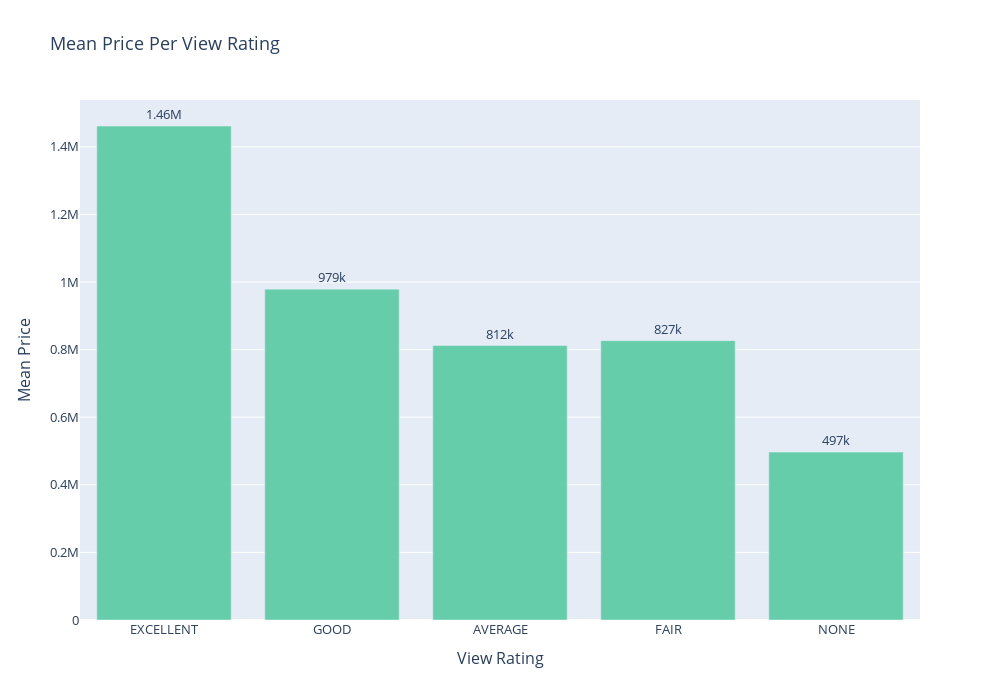

The code cell stored with this chart in its notebook:
### Code cell
#Grouping each view level by mean price
price_x_view = kc_house_df.groupby('view')['price'].mean()

#Making a this series in a DataFrame and sorting by price
price_x_view = pd.DataFrame(price_x_view).sort_values(by = 'price')

#Renaming for clarity
price_x_view = price_x_view.rename(columns = {'price': 'Mean Price'})
price_x_view = price_x_view.rename_axis('View Rating')

#Graphing this relationship using a bar graph where x is the view rating and y is the mean price
fig = px.bar(price_x_view, price_x_view.index, 'Mean Price', text = 'Mean Price', 
             title='Mean Price Per View Rating', width=1000, height = 700)

fig.update_traces(texttemplate='%{text:.3s}', textposition='outside', marker_color='mediumaquamarine')

fig.update_layout(xaxis={'categoryorder':'array', 'categoryarray':['EXCELLENT', 'GOOD', 'AVERAGE', 'FAIR', 'NONE']},
                  font=dict(size=13),
                  showlegend = False
                  )

### Figure 1 — Plotly figure (JSON) as saved in the notebook; plotly's stock layout.template omitted (floating-point values rounded to 4 significant figures)
{"data": [{"alignmentgroup": "True", "hovertemplate": "View Rating=%{x}<br>Mean Price=%{text}<extra></extra>", "legendgroup": "", "marker": {"color": "mediumaquamarine"}, "name": "", "offsetgroup": "", "orientation": "v", "showlegend": false, "text": [496900.0, 812200.0, 826500.0, 979000.0, 1462000.0], "textposition": "outside", "texttemplate": "%{text:.3s}", "type": "bar", "x": ["NONE", "AVERAGE", "FAIR", "GOOD", "EXCELLENT"], "xaxis": "x", "y": [496900.0, 812200.0, 826500.0, 979000.0, 1462000.0], "yaxis": "y"}], "layout": {"barmode": "relative", "font": {"size": 13}, "height": 700, "legend": {"tracegroupgap": 0}, "showlegend": false, "title": {"text": "Mean Price Per View Rating"}, "width": 1000, "xaxis": {"anchor": "y", "categoryarray": ["EXCELLENT", "GOOD", "AVERAGE", "FAIR", "NONE"], "categoryorder": "array", "domain": [0, 1], "title": {"text": "View Rating"}}, "yaxis": {"anchor": "x", "domain": [0, 1], "title": {"text": "Mean Price"}}}}
